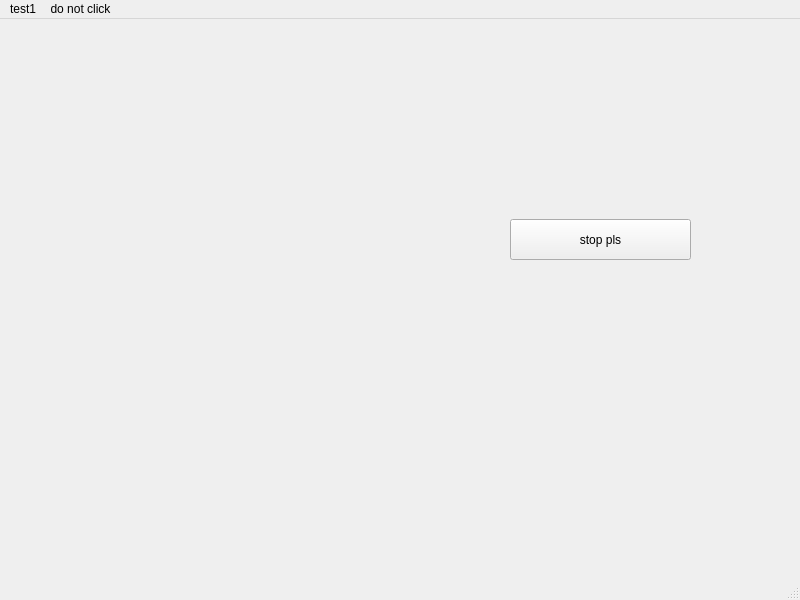
<?xml version="1.0" encoding="UTF-8"?>
<ui version="4.0">
 <class>MainWindow</class>
 <widget class="QMainWindow" name="MainWindow">
  <property name="geometry">
   <rect>
    <x>0</x>
    <y>0</y>
    <width>800</width>
    <height>600</height>
   </rect>
  </property>
  <property name="windowTitle">
   <string>MainWindow</string>
  </property>
  <property name="styleSheet">
   <string notr="true">/*
ABOUT
===========================================================
version 1.7a
QT theme (stylesheet) specially developed for FreeCAD (http://www.freecadweb.org/).
It might work with other software that uses QT styling.


LICENSE
===========================================================
Copyright (c) 2015 Pablo Gil Fernández
The stylesheet barely uses code from Colin Duquesnoy &quot;generic QT stylesheet&quot;

This work is licensed under the Creative Commons Attribution-ShareAlike 4.0 International License.
To view a copy of this license, visit http://creativecommons.org/licenses/by-sa/4.0/.

 

CUSTOMIZATION
===========================================================
If you would like to change the overall look/style of the theme, just find and replace following colors in the whole file:
    background darker = #4d4e51
    background dark and slighly darker = #5d5e61
    background dark = #6d6e71
    background normal and slighly darker = #797b7f
    background normal = #85878a
    background light = #9a9b9e
    background lighter = #c7c7c9

    lists background = #bdc1c9
    lists background (alternate) = #b3b8bf
    lists backgrounds selection = #abb0b7

    foreground = white

    selection darker = #1b3774
    selection dark = #3874f2
    selection normal = #5e90fa
    selection inbetween normal and light = #6f9efa (used to build SpinBoxes)
    selection light = #7cabf9
    selection lighter = #adc5ed
 
*/

/* RESET EVERYTHING */
QAbstractScrollArea,QCheckBox,QColumnView,QComboBox,QDateEdit,QDateTimeEdit,QDialog,QDialogButtonBox,QDockWidget,QDoubleSpinBox,QFrame,QGroupBox,QHeaderView,QLabel,QLineEdit,QListView,QListWidget,QMainWindow,QMenu,QMenuBar,QMessageBox,QProgressBar,QPushButton,QRadioButton,QScrollBar,QSizeGrip,QSlider,QSpinBox,QSplitter,QStatusBar,QTabBar,QTabWidget,QTableView,QTableWidget,QTextEdit,QTimeEdit,QToolBar,QToolButton,QToolBox,QToolTip,QTreeView,QTreeWidget,QWidget {
    padding: 0px;
    margin: 0px;
    border: 0px;
    border-style: none;
    background-color: #85878a; /* set with default background color */
}

QMdiArea[showImage=&quot;true&quot;] {
    background-image: url(icons/background_freecad.png);
    background-position: center;
    background-repeat: no-repeat;
}

QProgressBar,
QProgressBar:horizontal {
    background: #bdc1c9;
    border: 1px solid #6d6e71;
    text-align: center;
    padding: 1px;
    border-radius: 4px;
}
QProgressBar::chunk,
QProgressBar::chunk:horizontal {
    background-color: qlineargradient(spread:pad, x1:1, y1:0.545, x2:1, y2:0, stop:0 #3874f2, stop:1 #5e90fa);
    border-radius: 3px;
}

QToolTip {
    background-color: #4d4e51;
    color: white;
    padding: 4px;
    border-radius: 4px;
}

QWidget {
    color: #4d4e51;
    background-color: #85878a;
    background-clip: border;
    border-image: none;
    outline: 0;
}

QWidget:focus {
    border: 1px solid #4d4e51;
}

QWidget:disabled {
    color: #9a9b9e;
    background-color: #4d4e51; /* same as QMenu background-color */
}

QMenuBar {
    color: #c7c7c9;
    background-color: #797b7f;
}

QMenuBar::item {
    background-color: #797b7f;
}

QMenuBar::item:selected {
    color: #1b3774;
    border: 1px solid #5e90fa;
    background-color: #5e90fa;
}

QMenuBar::item:pressed {
    color: #1b3774;
    border: 1px solid #7cabf9;
    background-color: #7cabf9;
    margin-bottom:-1px;
    padding-bottom:1px;
}

QMenu {
    color: #c7c7c9;
    background-color: #4d4e51;
    margin: 2px;
    border: 1px solid transparent;
}

QMenu::icon {
    margin: 5px;
    border-style: none;
}

QMenu::right-arrow {
    image:url(icons/right_arrow_light.png);
}

QMenu::item {
    color: #c7c7c9;
    background-color: #4d4e51;
    padding: 2px 30px 2px 30px;
    border: 1px solid #4d4e51; /* reserve space for selection border */
}

QMenu::item:selected {
    color: #1b3774;
    background-color: #7cabf9;
}

QMenu::separator {
    height: 1px;
    background-color: #6d6e71;
    margin-top: 2px;
    margin-bottom: 2px;
    margin-left: 6px;
    margin-right: 6px;
}

QMenu::indicator:non-exclusive {
    color: #c7c7c9;
    background-color: #9a9b9e;
    border: 1px solid #4d4e51;
    width: 11px;
    height: 11px;
    border-radius:2px;
}

QMenu::indicator:non-exclusive:checked {
    background-color: #3874f2;
    border: 1px solid #1b3774;
    image:url(icons/checkbox_light.png);
}

QGroupBox {
    color: #4d4e51;
    font-weight: bold;
    border:1px solid blue;
    border-radius: 4px;
    margin-top: 20px;
    border-color: rgba(0, 0, 0, 20); /* lighter than &quot;QGroupBox&quot; border-color */
    background-color: rgba(255, 255, 255, 15);
}

QGroupBox::title {
    subcontrol-origin: margin;
    subcontrol-position: top left;
    padding-left: 10px;
    padding-right: 10px;
    padding-top: 10px;
    background-color: transparent;
}

QAbstractScrollArea {
    border-radius: 2px;
    border: 1px solid #3A3939;
    background-color: transparent;
}

QAbstractScrollArea::corner {
    border: none;
    background-color: #85878a;
}

QScrollBar:horizontal {
    height: 15px;
    margin: 3px 15px 3px 15px;
    border: 1px transparent #4d4e51;
    border-radius: 4px;
    background-color: #4d4e51;
}

QScrollBar::handle:horizontal {
    background-color: #6d6e71;
    min-width: 5px;
    border-radius: 4px;
}

QScrollBar::add-line:horizontal {
    margin: 1px 3px 0px 3px; /* 1px to correctly fit the 10px width image */
    border-image: url(icons/right_arrow_light.png);
    width: 6px;
    height: 10px;
    subcontrol-position: right;
    subcontrol-origin: margin;
}

QScrollBar::sub-line:horizontal {
    margin: 1px 3px 0px 3px; /* 1px to correctly fit the 10px width image */
    border-image: url(icons/left_arrow_light.png);
    height: 10px;
    width: 6px;
    subcontrol-position: left;
    subcontrol-origin: margin;
}

QScrollBar::add-line:horizontal:hover,
QScrollBar::add-line:horizontal:on {
    border-image: url(icons/right_arrow_lighter.png);
}


QScrollBar::sub-line:horizontal:hover,
QScrollBar::sub-line:horizontal:on {
    border-image: url(icons/left_arrow_lighter.png);
}

QScrollBar::up-arrow:horizontal,
QScrollBar::down-arrow:horizontal {
    background: none;
}


QScrollBar::add-page:horizontal,
QScrollBar::sub-page:horizontal {
    background: none;
}

QScrollBar:vertical {
    background-color: #4d4e51;
    width: 15px;
    margin: 15px 3px 15px 3px;
    border: 1px transparent #4d4e51;
    border-radius: 4px;
}

QScrollBar::handle:vertical {
    background-color: #6d6e71;
    min-height: 5px;
    border-radius: 4px;
}

QScrollBar::sub-line:vertical {
    margin: 3px 0px 3px 1px; /* 1px to correctly fit the 10px width image */
    border-image: url(icons/up_arrow_light.png);
    height: 6px;
    width: 10px;
    subcontrol-position: top;
    subcontrol-origin: margin;
}

QScrollBar::add-line:vertical {
    margin: 3px 0px 3px 1px; /* 1px to correctly fit the 10px width image */
    border-image: url(icons/down_arrow_light.png);
    height: 6px;
    width: 10px;
    subcontrol-position: bottom;
    subcontrol-origin: margin;
}

QScrollBar::sub-line:vertical:hover,
QScrollBar::sub-line:vertical:on {
    border-image: url(icons/up_arrow_lighter.png);
}

QScrollBar::add-line:vertical:hover,
QScrollBar::add-line:vertical:on {
    border-image: url(icons/down_arrow_lighter.png);
}

QScrollBar::up-arrow:vertical,
QScrollBar::down-arrow:vertical {
    background: none;
}


QScrollBar::add-page:vertical,
QScrollBar::sub-page:vertical {
    background: none;
}

QTextEdit {
    color: #4d4e51;
    background-color: #bdc1c9;
    border: 1px solid #6d6e71;
    padding: 0px;
    margin: 0px;
}

QPlainTextEdit {
    color: #4d4e51;
    background-color: #bdc1c9;
    border-radius: 2px;
    border: 1px solid #6d6e71;
    padding: 0px;
    margin: 0px;
}

QSizeGrip {
    image: url(icons/sizegrip_light.png);
    width: 16px;
    height: 16px;
    background-color: transparent;
}

QRadioButton::indicator:unchecked{
    color: #4d4e51;
    background-color: #9a9b9e;
    border: 1px solid #4d4e51;
}

QRadioButton::indicator:checked {
    background-color: #3874f2;
    border: 1px solid #1b3774;
    image:url(icons/radiobutton_light.png);
}

QCheckBox,
QRadioButton,
QCheckBox:disabled,
QRadioButton:disabled {
    color: #4d4e51;
    padding: 3px;
    outline: none;
    background-color: transparent;
}

QCheckBox::indicator,
QGroupBox::indicator {
    color: #c7c7c9;
    background-color: #9a9b9e;
    border: 1px solid #4d4e51;
}

QCheckBox::indicator {
    width: 11px;
    height: 11px;
    border-radius:2px;
}

QRadioButton::indicator {
    width: 11px;
    height: 11px;
    border-radius: 6px;
}

QRadioButton::indicator:pressed,
QCheckBox::indicator:pressed,
QCheckBox::indicator:non-exclusive:checked:pressed,
QCheckBox::indicator:indeterminate:pressed,
QCheckBox::indicator:checked:pressed {
    border-color: #adc5ed;
}

QCheckBox::indicator:checked,
QGroupBox::indicator:checked {
    background-color: #3874f2;
    border: 1px solid #1b3774;
    image:url(icons/checkbox_light.png);
}

QCheckBox::indicator:disabled,
QRadioButton::indicator:disabled {
    border: 1px solid #6d6e71;
}

QCheckBox:disabled,
QRadioButton::indicator:disabled {
    color: #6d6e71;
    background-color: transparent;
}

QCheckBox::indicator:disabled,
QGroupBox::indicator:disabled,
QMenu::indicator:non-exclusive:disabled {
    background-color: #85878a;
}

QCheckBox::indicator:indeterminate {
    background-color: #3874f2;
    border: 1px solid #1b3774;
    image: url(icons/checkbox_indeterminate_light.png);
}

QCheckBox:focus,
QRadioButton:focus {
    border: none;
}

QFrame,
QFrame:pressed,
QFrame:focus,
QFrame:on {
    border: 1px solid #85878a;
    border-radius: 3px;
    padding: 0px;
}

/* border and background of QComboBox drop-down */
QComboBox QFrame,
QComboBox QFrame:pressed,
QComboBox QFrame:focus,
QComboBox QFrame:on {
    border: 1px solid #4d4e51;
    background-color: #4d4e51;
    padding: 0px;
    margin: 0px;
}

QFrame[frameShape=&quot;0&quot;] {
    border-radius: 3px;
}

QFrame[height=&quot;3&quot;],
QFrame[width=&quot;3&quot;] {
    border-color: transparent;
    background-color: transparent;
}

QFrame[height=&quot;3&quot;] {
    border-top-color: #6d6e71;
}

QFrame[width=&quot;3&quot;] {
    border-left-color: #6d6e71;
}

QPushButton {
    color: #c7c7c9;
    text-align: center;
    background-color: qlineargradient(spread:pad, x1:1, y1:0.545, x2:1, y2:0, stop:0 #6d6e71, stop:1 #85878a);
    border: 1px solid #4d4e51;
    padding: 5px 12px 5px 12px;
    margin: 4px 8px 4px 8px;
    border-radius: 3px;
    min-width: 14px;
    min-height: 14px;
}

QPushButton:hover,
QPushButton:focus {
    color: white;
    background-color: qlineargradient(spread:pad, x1:1, y1:0.545, x2:1, y2:0, stop:0 #3874f2, stop:1 #5e90fa);
    border-color: #3874f2;
}

QPushButton:disabled,
QPushButton:disabled:checked {
    color: #6d6e71;
    background-color: #85878a;
    border-color: #6d6e71;
}

QPushButton:pressed {
    background-color: #3874f2;
}

QPushButton:checked {
    background-color: #5e90fa;
    border-color: #3874f2;
}

/* Color Buttons */
Gui--ColorButton,
Gui--ColorButton:disabled {
    border-color: transparent;
    background-color: transparent;
    height: 24px;
    padding: 0px;
    margin: 0px;
}

Gui--ColorButton:hover {
    border-color: #797b7f;
    background-color: #797b7f;
}

/* Buttons inside the toolbar */
QToolBar QPushButton {
    background-color: qlineargradient(spread:pad, x1:1, y1:0.545, x2:1, y2:0, stop:0 #797b7f, stop:1 #85878a);
    border: 1px solid #6d6e71;
    min-width: 22px;
    min-height: 22px;
    margin-left: 2px;
    margin-right: 2px;
    margin-bottom: 3px; /*bigger margin to correctly separate buttons inside a vertical toolbar */
    margin-top: 1px;
    padding: 1px;
}

QToolBar QPushButton:hover,
QToolBar QPushButton:focus {
    color: #c7c7c9;
    background-color: qlineargradient(spread:pad, x1:1, y1:0.545, x2:1, y2:0, stop:0 #797b7f, stop:1 #85878a);
    border: 1px solid #4d4e51;
}

QToolBar QPushButton:disabled,
QToolBar QPushButton:disabled:checked {
    background-color: #85878a;
    border-color: #797b7f;
}

QToolBar QPushButton:pressed {
    background-color: #6d6e71;
    border-color: #6d6e71;
}

QToolBar QPushButton:checked {
    background-color: qlineargradient(spread:pad, x1:1, y1:0.8, x2:1, y2:0, stop:0 #5e90fa, stop:1 #7cabf9);
    border-color: #5e90fa;
}

QToolBar QPushButton:checked:hover,
QToolBar QPushButton:checked:focus {
    color: #c7c7c9;
    border: 1px solid #3874f2;
}

QToolBar {
    border: 1px transparent #393838;
    background-color: #85878a;
    font-weight: bold;
    margin: 0px;
    padding: 0px;
}

QToolBar::handle:horizontal {
    background-image: url(icons/Hmovetoolbar_dark.png);
    width: 10px;
    margin: 6px 2px 6px 2px;
    background-position: top right;
    background-repeat: repeat-y;
}

QToolBar::handle:vertical {
    background-image: url(icons/Vmovetoolbar_dark.png);
    height: 10px;
    margin: 2px 6px 2px 6px;
    background-position: left bottom;
    background-repeat: repeat-x;
}

QToolBar::separator:horizontal {
    background-image: url(icons/separtoolbar_dark.png);
    width: 10px;
    margin: 6px 2px 6px 2px;
    background-position: center center;
    background-repeat: repeat-y;
}

QToolBar::separator:vertical {
    background-image: url(icons/separtoolbar_dark.png);
    height: 10px;
    margin: 2px 6px 2px 6px;
    background-position: center center;
    background-repeat: repeat-x;
}

QStackedWidget {
    background-color: #85878a;
    border: 1px transparent #85878a;
}

QAbstractSpinBox {
    color: #c7c7c9;
    border: 1px solid #6d6e71; /* border top color defined after QAbstractSpinBox, QLineEdit and QComboBox */
    background-color: #6d6e71;
    selection-color: white;
    selection-background-color: #5e90fa;
}

QAbstractSpinBox:disabled {
    color: #9a9b9e;
    background-color: #797b7f;
    border-color: #797b7f;
}

QAbstractSpinBox:up-button {
    background-color: qlineargradient(spread:pad, x1:1, y1:0.8, x2:1, y2:0, stop:0 #6f9efa, stop:1 #7cabf9);
    subcontrol-origin: border;
    subcontrol-position: top right;
    border-top-right-radius: 3px;
    height: 13px;
    width: 20px;
}

QAbstractSpinBox:down-button {
    background-color: qlineargradient(spread:pad, x1:1, y1:0.8, x2:1, y2:0, stop:0 #5e90fa, stop:1 #6f9efa);
    subcontrol-origin: border;
    subcontrol-position: bottom right;
    border-bottom-right-radius: 3px;
    height: 13px;
    width: 20px;
}

QAbstractSpinBox:up-button:disabled,
QAbstractSpinBox:down-button:disabled {
    background-color: transparent;
}

QAbstractSpinBox::up-arrow {
    image: url(icons/up_arrow_light.png);
    top: 0px; /* fix simetry between up and down images */
}

QAbstractSpinBox::up-arrow:hover {
    image: url(icons/up_arrow_lighter.png);
}

QAbstractSpinBox::up-arrow:off {
    image: url(icons/up_arrow_disabled_dark.png);
}

QAbstractSpinBox::up-arrow:disabled {
    image: none;
}

QAbstractSpinBox::down-arrow {
    image: url(icons/down_arrow_light.png);
    bottom: -2px; /* fix simetry between up and down images */
}
QAbstractSpinBox::down-arrow:hover {
    image: url(icons/down_arrow_lighter.png);
}

QAbstractSpinBox::down-arrow:off {
    image: url(icons/down_arrow_disabled_dark.png);
}

QAbstractSpinBox::down-arrow:disabled {
    image: none;
}

QToolBar QAbstractSpinBox {
    margin-top: 0px;
    margin-bottom: 0px;
}

QLineEdit {
    color: #c7c7c9;
    background-color: #6d6e71;
    selection-color: white;
    selection-background-color: #5e90fa;
    /* Padding and margin defined */
    border-style: solid;
    border: 1px solid #6d6e71; /* border top color defined after QAbstractSpinBox, QLineEdit and QComboBox */
    border-radius: 3px;
}

QAbstractSpinBox:focus,
QLineEdit:focus,
QComboBox:focus {
    border-color: #7cabf9;
}

QComboBox {
    color: #c7c7c9;
    background-color: #6d6e71;
    selection-color: white;
    selection-background-color: #5e90fa;
    border: 1px solid #6d6e71; /* border top color defined after QAbstractSpinBox, QLineEdit and QComboBox */
    border-radius: 3px;
}

QComboBox:on {
    color: white;
    background-color: #6d6e71;
    border-color: #7cabf9;
}

QComboBox::drop-down {
    subcontrol-origin: margin;
    subcontrol-position: top right;
    width: 20px;
    border-left-width: 1px;
    border-left-color: transparent;
    border-left-style: solid;
    border-top-right-radius: 3px;
    border-bottom-right-radius: 3px;
    background-color: qlineargradient(spread:pad, x1:1, y1:0.8, x2:1, y2:0, stop:0 #5e90fa, stop:1 #7cabf9);
}

QComboBox::down-arrow {
    image: url(icons/down_arrow_light.png);
}

QComboBox::down-arrow:on,
QComboBox::down-arrow:hover,
QComboBox::down-arrow:focus {
    image: url(icons/down_arrow_lighter.png);
}

QComboBox QAbstractItemView {
    color: #c7c7c9;
    background-color: #4d4e51;
    border-radius: 3px;
    margin: 0px;
    padding: 0px;
    border: none;
}

/* Common parameters for QAbstractSpinBox, QLineEdit and QComboBox */
QSpinBox,
QDoubleSpinBox,
QAbstractSpinBox,
QLineEdit,
QComboBox {
    border-top-color: #5d5e61; /* Creates an inset effect inside the elements */
    padding: 2px 6px 2px 6px; /* This makes text colour work on QComboBox */
    margin: 0px 2px 0px 2px;
    min-width: 70px; /* it was 120 because of QCombobox... */
    border-radius: 3px;
}
/* end Common parameters */

QAbstractItemView {
    color: #4d4e51;
    alternate-background-color: #b3b8bf; /* related with QListView background  */
    border: 1px solid #4d4e51;
    border-radius: 3px;
    padding: 0px;
}

/* hack to deactivate changing background color when focus (due to QFrame generic transparent color) */
QAbstractItemView:selected,
QAbstractItemView:on,
QAbstractItemView:focus {
    background-color: #bdc1c9; /* same as QTable background color */
}

/* hack to hide weird redundant information inside the value of a Placement cell */
QTreeView QLabel,
QTreeView QLabel:disabled {
    color: transparent;
    background-color: transparent;
    border: none;
    border-radius: 0px;
    margin: 0px;
    padding: 0px;
}

QTreeView QLineEdit {
    color: #c7c7c9;
    border-color: #6d6e71;
    background-color: #6d6e71;
    selection-color: white;
    selection-background-color: #5e90fa;
}

/* hack to hide non editable cells inside Property values */
QTreeView QLineEdit:read-only,
QTreeView QLineEdit:disabled,
QTreeView QAbstractSpinBox:read-only,
QTreeView QAbstractSpinBox:disabled {
    color: transparent;
    border-color: transparent;
    background-color: transparent;
    selection-color: transparent;
    selection-background-color: transparent;
}

/* hack to disable margin inside Property values to following elements */
QTreeView QSpinBox,
QTreeView QDoubleSpinBox,
QTreeView QAbstractSpinBox,
QTreeView QLineEdit,
QTreeView QComboBox {
    margin-left: 0px;
    margin-right: 0px;
}

/* Pushbutton style for &quot;...&quot; inside Placement cell which launches Placement tool */
QTreeView QPushButton {
    background-color: qlineargradient(spread:pad, x1:1, y1:0.545, x2:1, y2:0, stop:0 #6d6e71, stop:1 #85878a);
    border-top: none;
    border-bottom: none;
    border-right: none;
    border-left: 1px solid #6d6e71;
    border-radius: 0px;
    margin: 0px;
    padding: 0px;
    height: 24px;
}

/* Color Buttons inside the &quot;Properties window&quot; */
QAbstractItemView Gui--ColorButton {
    padding: 0px;
    margin: 0px;
    height: 10px;
}

QAbstractItemView QPushButton:hover {
    color: white;
    background-color: qlineargradient(spread:pad, x1:1, y1:0.545, x2:1, y2:0, stop:0 #3874f2, stop:1 #5e90fa);
    border-color: #3874f2;
}

QAbstractItemView QPushButton:disabled {
    color: transparent;
    background-color: transparent;
    border-color: transparent;
}

QLabel {
    border: 0px solid #4d4e51;
}

QTabWidget{
    border: none;
}

QTabWidget:focus {
    border: none;
}

QTabWidget::pane {
    border: none;
    padding: 0px;
    background-color: #85878a;
    position: absolute;
    top: -15px;
    padding-top: 15px;
}

QTabWidget::tab-bar {
    alignment: center;
}

QTabBar {
    qproperty-drawBase: 0;
    left: 5px;
    background-color: transparent;
}

QTabBar:focus {
    border: 0px transparent black;
}

QTabBar::close-button {
    padding: 0px;
    margin: 0px;
    border-radius: 2px;
    background-image: url(icons/close_dark.png);
    background-position: center center;
    background-repeat: none;
}

QTabBar::close-button:hover {
    background-color: #7cabf9;
}

QTabBar::close-button:pressed {
    background-color: #adc5ed;
}

QTabBar::scroller { /* the width of the scroll buttons */
    width: 20px;
}

/* the scroll buttons are tool buttons */
QTabBar QToolButton,
QTabBar QToolButton:hover { 
    margin-top: 4px;
    margin-bottom: 4px;
    margin-left: 0px;
    margin-right: 0px;
    padding: 0px;
    border: none;
    background-color: #85878a;
    border-radius: 0px;
}

QTabBar QToolButton::right-arrow:enabled {
     image: url(icons/right_arrow_light.png);
}

QTabBar QToolButton::right-arrow:disabled,
QTabBar QToolButton::right-arrow:off {
     image: url(icons/right_arrow_disabled_dark.png);
}

QTabBar QToolButton::right-arrow:hover {
     image: url(icons/right_arrow_lighter.png);
}

 QTabBar QToolButton::left-arrow:enabled {
     image: url(icons/left_arrow_light.png);
}

 QTabBar QToolButton::left-arrow:disabled,
 QTabBar QToolButton::left-arrow:off {
     image: url(icons/left_arrow_disabled_dark.png);
}

 QTabBar QToolButton::left-arrow:hover {
     image: url(icons/left_arrow_lighter.png);
}

 QTabBar QToolButton::up-arrow:enabled {
     image: url(icons/up_arrow_light.png);
}

 QTabBar QToolButton::up-arrow:disabled,
 QTabBar QToolButton::up-arrow:off {
     image: url(icons/up_arrow_disabled_dark.png);
}

 QTabBar QToolButton::up-arrow:hover {
     image: url(icons/up_arrow_lighter.png);
}

 QTabBar QToolButton::down-arrow:enabled {
     image: url(icons/down_arrow_light.png);
}

 QTabBar QToolButton::down-arrow:disabled,
 QTabBar QToolButton::down-arrow:off {
     image: url(icons/down_arrow_disabled_dark.png);
}

 QTabBar QToolButton::down-arrow:hover {
     image: url(icons/down_arrow_lighter.png);
}

/* TOP and BOTTOM TABS */
QTabBar::tab:top,
QTabBar::tab:bottom {
    color: #c7c7c9;
    border: 1px solid #6d6e71;
    border-left-color: #85878a;
    border-right-width: 0px;
    background-color: #6d6e71;
    padding:5px 15px;
    margin-top: 4px;
    margin-bottom: 4px;
    position: center;
}

QTabBar::tab:top:first,
QTabBar::tab:bottom:first {
    border-top-left-radius: 6px;
    border-bottom-left-radius: 6px;
}

QTabBar::tab:top:last,
QTabBar::tab:bottom:last {
    border-top-right-radius: 6px;
    border-bottom-right-radius: 6px;
    border-right-width: 1px;
}

QTabBar::tab:top:selected,
QTabBar::tab:bottom:selected {
    color: white;
    background-color: qlineargradient(spread:pad, x1:1, y1:0.545, x2:1, y2:0, stop:0 #3874f2, stop:1 #5e90fa);
    border-color: #3874f2;
}

QTabBar::tab:top:!selected:hover,
QTabBar::tab:bottom:!selected:hover {
    color: white;
}

QTabBar::tab:top:only-one ,
QTabBar::tab:bottom:only-one {
    border: 1px solid #1b3774;
    border-radius: 6px;
}

/* LEFT and RIGHT TABS */
QTabBar::tab:left,
QTabBar::tab:right {
    color: #c7c7c9;
    border: 1px solid #6d6e71;
    border-top-color: #85878a;
    border-bottom-width: 0px;
    background-color: #6d6e71;
    padding: 15px 5px;
    margin-left: 4px;
    margin-right: 4px;
    position: center;
}

QTabBar::tab:left:first,
QTabBar::tab:right:first {
    border-top-left-radius: 6px;
    border-top-right-radius: 6px;
}

QTabBar::tab:left:last,
QTabBar::tab:right:last {
    border-bottom-left-radius: 6px;
    border-bottom-right-radius: 6px;
    border-bottom-width: 1px;
}

QTabBar::tab:left:selected,
QTabBar::tab:right:selected {
    color: white;
    background-color: qlineargradient(spread:pad, x1:0.545, y1:1, x2:0, y2:1, stop:0 #3874f2, stop:1 #5e90fa);
    border-color: #3874f2;
}

QTabBar::tab:left:!selected:hover,
QTabBar::tab:right:!selected:hover {
    color: white;
}

QTabBar::tab:left:only-one ,
QTabBar::tab:right:only-one {
    border: 1px solid #1b3774;
    border-radius: 6px;
}

QDockWidget {
    color: #4d4e51;
    border: 1px solid #85878a;
    titlebar-close-icon: url(icons/close_dark.png);
    titlebar-normal-icon: url(icons/undock_dark.png);
}

QDockWidget::title {
    text-align: center;
    background-color: #797b7f;
    padding: 4px;
    border-radius: 4px;
}

QDockWidget::close-button,
QDockWidget::float-button {
    border: 1px transparent #85878a;
    border-radius: 2px;
    background: transparent;
    subcontrol-origin: padding;
    subcontrol-position: right center;
}

QDockWidget::close-button {
    right: 4px;
}
    
QDockWidget::float-button {
    right: 22px;
}

QDockWidget::close-button:hover,
QDockWidget::float-button:hover {
    background: #9a9b9e;
}

QDockWidget::close-button:pressed,
QDockWidget::float-button:pressed {
    /*padding: 1px -1px -1px 1px;*/
    background-color: #797b7f;
}

QTreeView,
QListView {
    color: #4d4e51;
    border: 1px solid #85878a;
    border-radius: 4px;
    background-color: #bdc1c9;  /* related with alternate-background-color*/
    selection-color: white;
    selection-background-color: #5e90fa; /* should be similar to QListView::item selected background-color */
    show-decoration-selected: 1; /* make the selection span the entire width of the view */
    padding: 0px;
    margin: 0px 4px 0px 4px;
    min-width: 130px; /* hack to correctly align Preferences icon list  */
}

QListView,
QListView::item,
QListView QAbstractItemView {
    margin: 0px;
    icon-size: 20px; /* temporal */
    paint-alternating-row-colors-for-empty-area: 1;
    position: absolute;
    subcontrol-origin: margin;
    subcontrol-position: left top;
}

/* Control dropdown list margins of QComboBox */
QComboBox QTreeView,
QComboBox QListView {
    margin: 0px;
    padding: 0px;
}

QListView::item {
    border: 0px transparent #85878a;
    border-radius: 4px;
    background-color: transparent;
    padding: 0px;
    margin: 0px;
    display: inline-block;
    position: relative;
}

QListView::item:selected,
QTreeView::item:selected  {
    color: white;
    background-color: #5e90fa; /* should be similar to QListView selection-background-color */
}

/* Branch system */
QTreeView::branch  {
    background: transparent;
}

QTreeView::branch:has-siblings:!adjoins-item  {
    border-image: url(icons/branch_vline.png) 0;
}

QTreeView::branch:has-siblings:adjoins-item  {
    border-image: url(icons/branch_more.png) 0;
}

QTreeView::branch:!has-children:!has-siblings:adjoins-item  {
    border-image: url(icons/branch_end.png) 0;
}

QTreeView::branch:closed:has-children:has-siblings  {
    image: url(icons/branch_closed_dark.png);
}

QTreeView::branch:has-children:!has-siblings:closed  {
    image: url(icons/branch_closed_dark.png);
    border-image: url(icons/branch_end.png) 0;
}

QTreeView::branch:open:has-children:has-siblings  {
    image: url(icons/branch_open_dark.png);
    border-image: url(icons/branch_more.png) 0;
}

QTreeView::branch:open:has-children:!has-siblings  {
    image: url(icons/branch_open_dark.png);
    border-image: url(icons/branch_end.png) 0;
}

QSlider,
QSlider:active,
QSlider:!active {
    border: none;
    background-color: transparent;
}

QSlider:horizontal {
    padding: 0px 10px;
}

QSlider:vertical {
    padding: 10px 0px;
}

QSlider::groove:horizontal {
    border: 1px solid #6d6e71;
    background-color: #6d6e71;
    height: 8px;
    border-radius: 5px;
    margin: 4px 0;
}

QSlider::groove:vertical {
    border: 1px solid #6d6e71;
    background-color: #6d6e71;
    width: 8px;
    border-radius: 5px;
    margin: 4px 0;
}

QSlider::groove:horizontal:disabled,
QSlider::groove:vertical:disabled {
    border-color:  #797b7f;
    background-color: #797b7f;
}

QSlider::handle:horizontal,
QSlider::handle:vertical {
    background-color: #4d4e51;
    border: 1px solid #4d4e51;
    width: 14px;
    height: 14px;
    border-radius: 8px;
}

QSlider::handle:horizontal {
    margin: -4px 0;
}

QSlider::handle:vertical {
    margin: 0 -4px;
}

QSlider::handle:horizontal:hover,
QSlider::handle:vertical:hover {
    border-color: #3874f2;
    background-color: #3874f2;
}

QSlider::handle:horizontal:pressed,
QSlider::handle:vertical:pressed {
    border-color: #1b3774;
    background-color: #1b3774;
}

QSlider::handle:horizontal:disabled,
QSlider::handle:vertical:disabled {
    border-color: #6d6e71;
    background-color: #85878a;
}

QToolButton {
    color: #c7c7c9;
    text-align: center;
    background-color: qlineargradient(spread:pad, x1:1, y1:0.545, x2:1, y2:0, stop:0 #6d6e71, stop:1 #85878a);
    border: 1px solid #4d4e51;
    padding-top: 5px;
    padding-bottom: 5px;
    padding-left: 15px;
    padding-right: 15px;
    margin-top: 5px;
    margin-bottom: 5px;
    margin-left: 10px;
    margin-right: 10px;
    border-radius: 3px;
    outline: none;
}

QToolButton:hover,
QToolButton:focus {
    color: white;
    background-color: qlineargradient(spread:pad, x1:1, y1:0.545, x2:1, y2:0, stop:0 #3874f2, stop:1 #5e90fa);
    border-color: #3874f2;
}

QToolButton:disabled,
QToolButton:disabled:checked {
    color: #6d6e71;
    background-color: #85878a;
    border-color: #6d6e71;
}

QToolButton:pressed {
    border-color: #7cabf9;
}

QToolButton:checked {
    background-color: #5e90fa;
    border-color: #3874f2;
}

QToolButton::menu-indicator  {
    subcontrol-origin: padding;
    subcontrol-position: center right;
    right: 4px;
}

/*The &quot;show more&quot; button  (it can also be stylable with &quot;QToolBarExtension&quot; */
QToolButton#qt_toolbar_ext_button {
    border-radius: 0px;
    margin: 0px;
    padding: 0px;
    /*background-image: url(icons/more_dark.png);*/
    image: transparent;
    background-repeat: none;
    background-position: center left;
}

QToolButton#qt_toolbar_ext_button:hover {
    /*background-image: url(icons/more_light.png);*/
    border-color: #797b7f;
    background-color: #797b7f;
}

QToolButton#qt_toolbar_ext_button:on {
    /*background-image: url(icons/more_light.png);*/
    border-color: #797b7f;
    background-color: #797b7f;
}

/*Buttons inside the Toolbar*/
QToolBar QToolButton {
    color: #4d4e51;
    background-color: #85878a;
    border: 1px transparent #85878a;
    border-radius: 3px;
    margin: 0px;
    padding: 2px;
}

QToolBar QToolButton:disabled {
    background-color: #85878a;
}

QToolBar QToolButton:checked {
    color: #1b3774;
    background-color: #5e90fa;
    border: 1px solid #5e90fa;
}

QToolBar QToolButton:hover {
    background-color: #85878a;
}

QToolBar QToolButton:pressed,
QToolBar QToolButton::menu-button:pressed {
    background-color: #797b7f;
    border: 1px solid #797b7f;
}


QToolBar QToolButton::menu-indicator:hover,
QToolBar QToolButton::menu-indicator:pressed {
    background-color: transparent;
}

/* the subcontrols below are used only in the MenuButtonPopup mode */
QToolBar QToolButton::menu-button {
    border: 1px transparent #4A4949;
    border-top-right-radius: 3px;
    border-bottom-right-radius: 3px;
    width: 16px; /* 16px width + 4px for border = 20px allocated above */
    outline: none;
    background-color: transparent;
}

QToolBar QToolButton::menu-button:hover,
QToolBar QToolButton::menu-button:active,
QToolBar QToolButton::menu-button:disabled {
    border-color: transparent;
    background-color: transparent;
}

QToolBar QToolButton::menu-arrow {
    background-image: url(icons/down_arrow_light.png);
    background-position: center center;
    background-repeat: none;
    subcontrol-origin: padding;
    subcontrol-position: bottom right;
    height: 10px; /* same as arrow image */
}

QToolBar QToolButton::menu-arrow:open {
    background-image: url(icons/down_arrow_lighter.png);
}

QToolBar:tear {
    color: blue;
    background-color: red;
}

QTableView {
    color: #4d4e51;
    border: 1px solid #6d6e71;
    gridline-color: #9a9b9e;
    background-color: #bdc1c9;
    selection-color: #4d4e51;
    selection-background-color: #adc5ed;
    border-radius: 3px;
    padding: 0px;
    margin: 0px;
}

QTableView::item:hover  {
    background: #abb0b7;
}

QTableView::item:disabled  {
    color: #85878a;
}

QTableView::item:selected  {
    color: #1b3774;
    background-color: #7cabf9;
}

/* when editing a cell: */
QTableView QLineEdit {
    color: #4d4e51;
    background-color: #b3b8bf;
    border-radius: 0px;
    margin: 0px;
    padding: 0px;
}

QHeaderView {
    border: none;
    background-color: #4d4e51;
    border-top-left-radius: 3px;
    border-top-right-radius: 3px;
    border-bottom-left-radius: 0px;
    border-bottom-right-radius: 0px;
    margin: 0px;
    padding: 0px;
}

QHeaderView::section  {
    background-color: transparent;
    color: #c7c7c9;
    border: 1px solid transparent;
    border-radius: 0px;
    text-align: center;
}

QHeaderView::section::vertical  {
    padding: 0px 6px 0px 6px;
    border-bottom: 1px solid #6d6e71;
}

QHeaderView::section::vertical:first {
    border-top: 1px solid  #6d6e71;
}

QHeaderView::section::vertical:last {
    border-bottom: none;
}

QHeaderView::section::vertical:only-one {
    border: none;
}

QHeaderView::section::horizontal  {
    padding: 0px 0px 0px 6px;
    border-right: 1px solid #6d6e71;
}

QHeaderView::section::horizontal:first {
    border-left: 1px solid #6d6e71;
}

QHeaderView::section::horizontal:last {
    border-left: none;
}

QHeaderView::section::horizontal:only-one {
    border: none;
}

QDockWidget QHeaderView::section {
    border-width: 6px 1px 6px 1px; /* hack to bigger margin for Model Panel table headers */
}

QHeaderView::section:checked {
    color: #1b3774;
    background-color: #7cabf9;
}

 /* style the sort indicator */
QHeaderView::down-arrow {
    image: url(icons/down_arrow_light.png);
}

QHeaderView::up-arrow {
    image: url(icons/up_arrow_light.png);
}

QTableCornerButton::section {
    background-color: #4d4e51;
    border: 1px solid #4d4e51;
    border-radius: 0px;
}

QToolBox  {
    padding: 3px;
    color: #1b3774;
    border: none;
}

QToolBox::tab { /* TODO */
    color: #c7c7c9;
    background-color: #6d6e71;
    border: 1px transparent #4d4e51;
    border-bottom: 1px transparent #6d6e71;
    border-top-left-radius: 5px;
    border-top-right-radius: 5px;
    padding: 5px;
}

QToolBox::tab:selected { /* italicize selected tabs */
    color: #1b3774;
    font: italic;
    background-color: #5e90fa;
    border-color: #5e90fa;
 }

QStatusBar::item {
    color: #c7c7c9;
    background-color: #85878a;
    border: 1px solid #85878a;
    border-radius: 2px;
}

QSplitter::handle {
    background-color: #85878a;
    margin: 0px 11px;
    padding: 0px;
    border-radius: 3px;
}

QSplitter::handle:vertical {
    background-image: url(icons/splitter_horizontal_dark.png);
    background-position: center center;
    background-repeat: none;
    margin: 2px 10px 2px 10px;
    height: 2px;
}

QSplitter::handle:horizontal {
    background-image: url(icons/splitter_horizontal_dark.png);
    background-position: center center;
    background-repeat: none;
    margin: 10px 2px 10px 2px;
    width: 2px;
}

QSplitter::handle:horizontal:hover,
QSplitter::handle:vertical:hover {
    background-color: #85878a;
}

/* Similar to the splitter is the following window separator: */
QMainWindow::separator {
    border: 1px solid #85878a;
    background-color: #85878a;
    background-position: center center;
    background-repeat: none;
}

QMainWindow::separator:hover {
    background-color: #85878a;
}

QMainWindow::separator:horizontal {
    height: 4px;
    background-image: url(icons/splitter_horizontal_dark.png);
}

QMainWindow::separator:vertical {
    width: 4px;
    background-image: url(icons/splitter_vertical_dark.png);
}

QLabel {
    padding-top: 3px;
    padding-bottom: 3px;
    background-color: transparent;
}

QLabel:disabled {
    color: #6d6e71;
    background-color: transparent;
}

/* Action group */
QFrame[class=&quot;panel&quot;] {
    border: none;
    background-color: #85878a;
}

QSint--ActionGroup QFrame[class=&quot;header&quot;] {
    border: none;
    background-color: #4d4e51;
    border-top-left-radius: 3px;
    border-top-right-radius: 3px;
    border-bottom-left-radius: 0px;
    border-bottom-right-radius: 0px;
    margin: 0px;
    padding: 0px;
}

QSint--ActionGroup QFrame[class=&quot;header&quot;]:hover {
    background-color: qlineargradient(spread:pad, x1:1, y1:0.545, x2:1, y2:0, stop:0 #3874f2, stop:1 #5e90fa);
}

QSint--ActionGroup QToolButton[class=&quot;header&quot;] {
    text-align: left;
    font-weight: bold;
    color: #c7c7c9;
    background-color: transparent;
    border: none;
    margin: 0px;
    padding: 0px;
}

QSint--ActionGroup QToolButton[class=&quot;header&quot;]:hover {
    color: white;
}

QSint--ActionGroup QFrame[class=&quot;header&quot;] QLabel {
    background-color: transparent;
    background-image: url(icons/down_arrow_light.png);
    background-repeat: none;
    background-position: center center;
    padding: 0px;
    margin: 0px;
}

QSint--ActionGroup QFrame[class=&quot;header&quot;] QLabel:hover {
    background-color: transparent;
    background-image: url(icons/down_arrow_lighter.png);
}

QSint--ActionGroup QFrame[class=&quot;header&quot;] QLabel[fold=&quot;true&quot;] {
    background-color: transparent;
    background-image: url(icons/up_arrow_light.png);
    background-repeat: none;
    background-position: center center;
    padding: 0px;
    margin: 0px;
}

QSint--ActionGroup QFrame[class=&quot;header&quot;] QLabel[fold=&quot;true&quot;]:hover {
    background-color: transparent;
    background-image: url(icons/up_arrow_lighter.png);
}

QSint--ActionGroup QFrame[class=&quot;content&quot;] {
    background-color: #bdc1c9;
    margin: 0px;
    padding: 0px;
    border: none;
    border-top-left-radius: 0px;
    border-top-right-radius: 0px;
    border-bottom-left-radius: 3px;
    border-bottom-right-radius: 3px;
}

/* HACK
This might not be the best way to reset the background color: */
QSint--ActionGroup QFrame[class=&quot;content&quot;] QWidget {
    background-color: transparent;
}

QSint--ActionGroup QFrame[class=&quot;content&quot;] QPushButton {
    background-color: qlineargradient(spread:pad, x1:1, y1:0.545, x2:1, y2:0, stop:0 #6d6e71, stop:1 #85878a);
}

QSint--ActionGroup QFrame[class=&quot;content&quot;] QPushButton:hover,
QSint--ActionGroup QFrame[class=&quot;content&quot;] QPushButton:focus {
    background-color: qlineargradient(spread:pad, x1:1, y1:0.545, x2:1, y2:0, stop:0 #3874f2, stop:1 #5e90fa);
}

QSint--ActionGroup QFrame[class=&quot;content&quot;] QPushButton:disabled,
QSint--ActionGroup QFrame[class=&quot;content&quot;] QPushButton:disabled:checked {
    color: #bdc1c9;
    border-color: #9a9b9e;
    background-color: #9a9b9e;
}
QSint--ActionGroup QFrame[class=&quot;content&quot;] QPushButton:checked {
    background-color: #5e90fa;
}

QSint--ActionGroup QFrame[class=&quot;content&quot;] QComboBox {
    background-color: #6d6e71;
}

QSint--ActionGroup QFrame[class=&quot;content&quot;] QComboBox:on {
    background-color: #6d6e71;
}

QSint--ActionGroup QFrame[class=&quot;content&quot;] QComboBox QAbstractItemView {
    border-color: #4d4e51;
    background-color: #4d4e51;
}

QSint--ActionGroup QFrame[class=&quot;content&quot;] QListView {
    border-color: #abb0b7;
    background-color: #abb0b7;
}

QSint--ActionGroup QFrame[class=&quot;content&quot;] QAbstractSpinBox {
    background-color: #6d6e71;
}

QSint--ActionGroup QFrame[class=&quot;content&quot;] QLineEdit {
    background-color: #6d6e71;
}

QSint--ActionGroup QFrame[class=&quot;content&quot;] QComboBox:disabled,
QSint--ActionGroup QFrame[class=&quot;content&quot;] QAbstractSpinBox:disabled,
QSint--ActionGroup QFrame[class=&quot;content&quot;] QLineEdit:disabled {
    color: #bdc1c9;
    border-color: #9a9b9e;
    background-color: #9a9b9e;
}

QSint--ActionGroup QFrame[class=&quot;content&quot;] QCheckBox:disabled,
QSint--ActionGroup QFrame[class=&quot;content&quot;] QRadioButton:disabled {
    color: #9a9b9e;
    border-color: #9a9b9e;
}

QSint--ActionGroup QFrame[class=&quot;content&quot;] QCheckBox::indicator:disabled,
QSint--ActionGroup QFrame[class=&quot;content&quot;] QRadioButton::indicator:disabled {
    border-color: #9a9b9e;
    background-color: transparent;
}

QSint--ActionGroup QFrame[class=&quot;content&quot;] QHeaderView {
    border: none;
    background-color: #4d4e51;
    border-radius: 0px;
    margin: 0px;
    padding: 0px;
}

QSint--ActionGroup QFrame[class=&quot;content&quot;] QHeaderView::section  {
    background-color: transparent;
    color: #c7c7c9;
    border: 1px solid transparent;
    border-radius: 0px;
    text-align: center;
}

QSint--ActionGroup QFrame[class=&quot;content&quot;] QHeaderView::section::horizontal  {
    padding: 6px 0px 6px 6px;
    border-right: 1px solid #6d6e71;
}

QSint--ActionGroup QFrame[class=&quot;content&quot;] QHeaderView::section::horizontal:first {
    border-left: 1px solid #85878a;
}

QSint--ActionGroup QFrame[class=&quot;content&quot;] QHeaderView::section::horizontal:last {
    border-left: none;
}

QSint--ActionGroup QFrame[class=&quot;content&quot;] QHeaderView::section::horizontal:only-one {
    border: none;
}
/* enf of HACK */

QSint--ActionGroup QToolButton[class=&quot;action&quot;],
QSint--ActionGroup QToolButton[class=&quot;action&quot;]:enabled {
    font-weight: bold;
    color: #6d6e71;
}

QSint--ActionGroup QToolButton[class=&quot;action&quot;]:hover,
QSint--ActionGroup QToolButton[class=&quot;action&quot;]:enabled:hover {
    text-decoration: none;
    color: #4d4e51;
    background-color: #abb0b7;
    border-color: #abb0b7;
}

QSint--ActionGroup QToolButton[class=&quot;action&quot;]:disabled {
    color: #85878a;
    background-color: #abb0b7;
    border-color: #abb0b7;
}

QSint--ActionGroup QToolButton[class=&quot;action&quot;]:focus,
QSint--ActionGroup QToolButton[class=&quot;action&quot;]:pressed
QSint--ActionGroup QToolButton[class=&quot;action&quot;]:enabled:focus,
QSint--ActionGroup QToolButton[class=&quot;action&quot;]:enabled:pressed {
    color: white;
    background-color: qlineargradient(spread:pad, x1:1, y1:0.545, x2:1, y2:0, stop:0 #3874f2, stop:1 #5e90fa);
    border-color: #3874f2;
}

QSint--ActionGroup QToolButton[class=&quot;action&quot;]:on {
    background-color: red;
    color: red;
}</string>
  </property>
  <widget class="QWidget" name="centralwidget">
   <widget class="AnalogGaugeWidget" name="widget" native="true">
    <property name="geometry">
     <rect>
      <x>40</x>
      <y>70</y>
      <width>381</width>
      <height>291</height>
     </rect>
    </property>
   </widget>
   <widget class="QPushButton" name="pushButton">
    <property name="geometry">
     <rect>
      <x>510</x>
      <y>200</y>
      <width>181</width>
      <height>41</height>
     </rect>
    </property>
    <property name="styleSheet">
     <string notr="true"/>
    </property>
    <property name="text">
     <string>stop pls</string>
    </property>
   </widget>
  </widget>
  <widget class="QMenuBar" name="menubar">
   <property name="geometry">
    <rect>
     <x>0</x>
     <y>0</y>
     <width>800</width>
     <height>23</height>
    </rect>
   </property>
   <widget class="QMenu" name="menutest1">
    <property name="title">
     <string>test1</string>
    </property>
    <widget class="QMenu" name="menuuwu">
     <property name="title">
      <string>uwu</string>
     </property>
     <addaction name="actionuwwu"/>
     <addaction name="actionmore_uwwu"/>
    </widget>
    <addaction name="actionaha"/>
    <addaction name="actionswlowly"/>
    <addaction name="menuuwu"/>
   </widget>
   <widget class="QMenu" name="menudo_not_click">
    <property name="title">
     <string>do not click</string>
    </property>
   </widget>
   <addaction name="menutest1"/>
   <addaction name="menudo_not_click"/>
  </widget>
  <widget class="QStatusBar" name="statusbar"/>
  <action name="actionaha">
   <property name="text">
    <string>fasterrrr</string>
   </property>
  </action>
  <action name="actionuwwu">
   <property name="text">
    <string>uwwu</string>
   </property>
  </action>
  <action name="actionmore_uwwu">
   <property name="text">
    <string>more uwwu</string>
   </property>
  </action>
  <action name="actionswlowly">
   <property name="text">
    <string>swlowly :(</string>
   </property>
  </action>
 </widget>
 <customwidgets>
  <customwidget>
   <class>AnalogGaugeWidget</class>
   <extends>QWidget</extends>
   <header>analoggaugewidget</header>
   <container>1</container>
  </customwidget>
 </customwidgets>
 <resources/>
 <connections/>
</ui>
